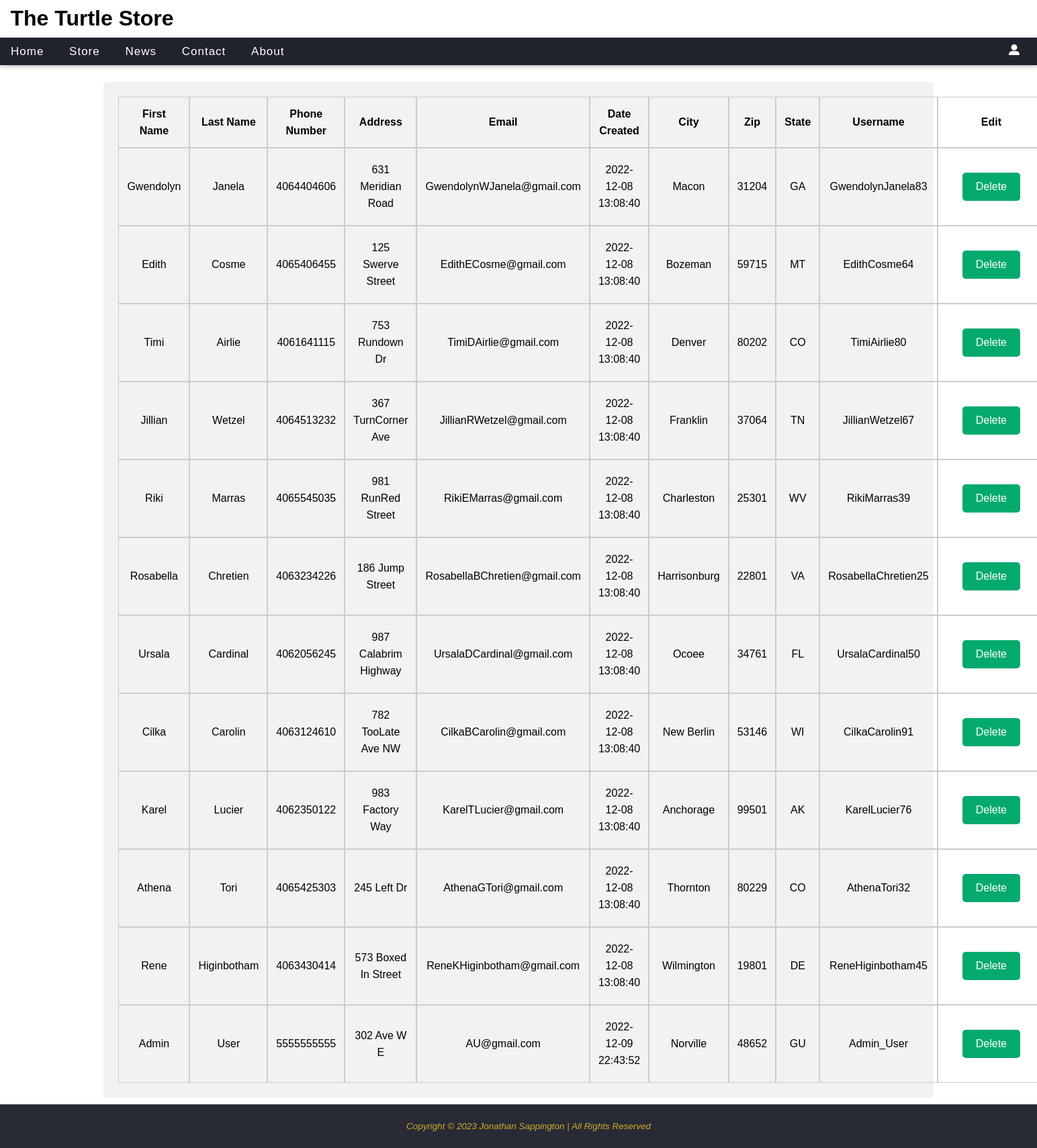
The page /Website/admin.php (signed in) on the database its author committed.
### tables this page shows
CREATE TABLE `new_user` (
  `user_id` int(10) UNSIGNED NOT NULL,
  `user_fname` varchar(20) NOT NULL,
  `user_lname` varchar(20) NOT NULL,
  `user_phone` char(10) NOT NULL,
  `user_address` varchar(50) NOT NULL,
  `user_email` varchar(50) DEFAULT NULL,
  `creation_date` datetime NOT NULL DEFAULT current_timestamp(),
  `city` varchar(20) NOT NULL,
  `zip` char(5) NOT NULL,
  `username` varchar(100) NOT NULL,
  `password` varchar(255) NOT NULL,
  `state_id` char(2) NOT NULL,
  `admin_status` int(1) NOT NULL DEFAULT 0
);

### Website/admin.php (the view, shortened to what this page needs)
<!DOCTYPE HTML>
<html>
	<head>
		<link href="styles.css" rel="stylesheet" media="screen">
		<?php
			require 'db_connect.php';
		?>
	</head>
	<body>
	<div id="wrapper">
		<main>
		<?php
			include 'menu.php';
			echo($output);
		?>
		<div id="fmData">
			<?php
				try{
					$sql = 'SELECT user_fname, user_lname, user_phone, user_address, user_email, creation_date, city, zip, state_id, username, user_id FROM new_user';
					echo('
					<div class="contactContainer">
							<form method="POST" action="admin.php">
							<table>
									<th>First Name</th>
									<th>Last Name</th>
									<th>Phone Number</th>
									<th>Address</th>
									<th>Email</th>
									<th>Date Created</th>
									<th>City</th>
									<th>Zip</th>
									<th>State</th>
									<th>Username</th>
									<th>Edit</th>
					');
					$ds = $pdo_users->query($sql);
					while(($row = $ds->fetch()) != null)
						{
							echo('
							<tr>
							<td>'.$row["user_fname"].'</td>
							<td>'.$row["user_lname"].'</td>
							<td>'.$row["user_phone"].'</td>
							<td>'.$row["user_address"].'</td>
							<td>'.$row["user_email"].'</td>
							<td>'.$row["creation_date"].'</td>
							<td>'.$row["city"].'</td>
							<td>'.$row["zip"].'</td>
							<td>'.$row["state_id"].'</td>
							<td>'.$row["username"].'</td>
							');
							echo('
							<td>
								<form method="POST" action="admin.php">
									<input type="hidden" name="user_id" value="'.$row["user_id"].'">
									<table>
										<tr>
											<td style="border: 0px;"><input type="submit" value="Delete" name="action" id="submit"></td>
										</tr>
									</table>
								</form>
							</td>
							</tr>');
						}
					echo('
							</table>
							</form>
							</div>
					');
				}
				catch(PDOEXCEPTION $e){
					echo("** ERROR **".$e->GetMessage()."<br> <br>");
				}
				catch(EXCEPTION $e){
					echo("** ERROR **".$e->GetMessage());
				}
			?>
		</div>
		</main>
		<footer>
			<p>Copyright &copy; <script>document.write(new Date().getFullYear())</script> Jonathan Sappington | All Rights Reserved</p>
		</footer>
	</body>
</html>

### Website/db_connect.php (shortened to what this page needs)
<?php
	try
	{
		$output = "<br>";
	}
	catch(PDOException $e)
	{
		$output = "Unable to Connect".$e->getMessage()."<br>";
		echo($output);
		die (mysql_error());
	}
?>

### Website/menu.php (shortened to what this page needs)
<h1>The Turtle Store</h1>
<nav style="">
	<a href="index.php">Home</a>
	<a href="m_page1.php">Store</a>
	<?php
		if(isset($_SESSION["LoginStatus"]) && $_SESSION["LoginStatus"] == true)
		{
			echo('
				<a href="m_page2.php">News</a>
				<div class="Avatar"><div class="dropdown">
				  <button onclick="myFunction()" class="dropbtn"><div class="fas fa-user-alt ign_btn"></div></button>
				  <div id="myDropdown" class="dropdown-content">
					'."<a href='Account.php'>".$_SESSION["user_fname"]." ".$_SESSION["user_lname"]."</a>".'
					');
					echo('<a href="logout.php">Logout</a>
				  </div>
				</div>
				</div>
			');
		}
		else
		{
			echo(
				'<div class="Avatar"><a href="sign_up.php">Sign-up</a></div>
				<div class="Avatar"><a href="login.php">Login</a></div>'
			);
		}
	?>
	<a href="contact.php">Contact</a>
	<a href="about.php">About</a>
</nav>

### Website/styles.css (style rules this page uses)
p { text-indent: 10px; font-size: 1.2em; }
body { background-color: #fff; color: #000; font-family: sans-serif; line-height: 25px; clear: both; background-size: 100%; }
footer { text-align: center; font-size: 0.7em; font-style: italic; padding: 10px; clear: both; }
footer p { width: 100%; }
nav a { border: none; display: inline-block; padding: 8px 16px; vertical-align: middle; overflow: hidden; text-decoration: none; color: inherit; background-color: inherit; text-align: center; cursor: pointer; white-space: nowrap; }
a:link, a:visited { color: #FFF; }
#wrapper main, #wrapper nav { width:100%; height: 100%; margin-right: auto; margin-left: auto; }
#fmData table { margin: auto; width: 50%; }
td { text-align: center; }
th { color: white; padding: 20px; }
td input { text-align: left; width: 99%; padding-top: 10px; padding-bottom: 10px; }
td select, #submit, button { text-align: left; width: 100%; padding-top: 10px; padding-bottom: 10px; text-align: center; }
#submit { text-align: center; }
table { width: 90%; margin: auto; border-spacing: 0; }
input, select, button { background-color: #705F49; border: 3px solid #705F49; border-radius: 10px; color: white; font-size: 1em; text-align: left; width: 100%; padding-top: 10px; padding-bottom: 10px; text-align: center; }
* { margin: 0; padding: 0; box-sizing: border-box; }
p { margin: 10px; }
nav { font-size: 17px; background-color: #20222E; color: #f1f1f1; width: 100%; padding: 0; letter-spacing: 1px; font-family: 'Source Sans Pro', sans-serif; box-shadow: 0 2px 5px 0 rgba(0,0,0,0.16),0 2px 10px 0 rgba(0,0,0,0.12); overflow: hidden; }
footer { background-color: #282A35; margin-top: 10px; }
footer p { color: #D3AC2B; }
nav ::before, nav ::after { box-sizing: inherit; }
h1 { margin: 1%; }
td #submit { cursor:pointer; text-align: center; }
td { color: white; }
#fmData { width: 80%; margin: auto; }
.dropbtn { cursor: pointer; }
.dropdown { float: left; overflow: hidden; }
.dropdown .dropbtn { font-size: 16px; border: none; outline: none; color: white; padding-left: 16px; padding-right: 16px; background-color: inherit; font-family: inherit; margin: 0; }
.ign_btn { pointer-events: none; }
.Avatar { border: none; display: inline-block; vertical-align: middle; overflow: hidden; text-decoration: none; color: black; background-color: inherit; text-align: center; white-space: nowrap; float: right; margin-right: 10px; margin-left: 10px; }
body, html { height: 100%; margin: 0; font-family: Arial, Helvetica, sans-serif; }
.contactContainer table { width: 100%; padding: 12px; margin-top: 16px; margin-bottom: 16px; color: black; }
.contactContainer table td, .contactContainer table th { padding: 12px; margin-top: 16px; margin-bottom: 16px; color: black; border: 1px solid #ccc; }
.contactContainer #submit, .contactContainer select { background-color: #04AA6D; color: white; padding: 12px 20px; border: none; cursor: pointer; }
.contactContainer input { border-radius: 5px; background-color: #f2f2f2; color: black; padding: 10px; }
.contactContainer { border-radius: 5px; background-color: #f2f2f2; padding: 10px; }

### rows shown on the page
new_user: user_fname "Gwendolyn", user_lname "Janela", user_phone "4064404606", user_address "631 Meridian Road", user_email "GwendolynWJanela@gmail.com", creation_date "2022-12-08 13:08:40", city "Macon", zip "31204", state "GA", username "GwendolynJanela83"
new_user: user_fname "Edith", user_lname "Cosme", user_phone "4065406455", user_address "125 Swerve Street", user_email "EdithECosme@gmail.com", creation_date "2022-12-08 13:08:40", city "Bozeman", zip "59715", state "MT", username "EdithCosme64"
new_user: user_fname "Timi", user_lname "Airlie", user_phone "4061641115", user_address "753 Rundown Dr", user_email "TimiDAirlie@gmail.com", creation_date "2022-12-08 13:08:40", city "Denver", zip "80202", state "CO", username "TimiAirlie80"
new_user: user_fname "Jillian", user_lname "Wetzel", user_phone "4064513232", user_address "367 TurnCorner Ave", user_email "JillianRWetzel@gmail.com", creation_date "2022-12-08 13:08:40", city "Franklin", zip "37064", state "TN", username "JillianWetzel67"
new_user: user_fname "Riki", user_lname "Marras", user_phone "4065545035", user_address "981 RunRed Street", user_email "RikiEMarras@gmail.com", creation_date "2022-12-08 13:08:40", city "Charleston", zip "25301", state "WV", username "RikiMarras39"
new_user: user_fname "Rosabella", user_lname "Chretien", user_phone "4063234226", user_address "186 Jump Street", user_email "RosabellaBChretien@gmail.com", creation_date "2022-12-08 13:08:40", city "Harrisonburg", zip "22801", state "VA", username "RosabellaChretien25"
new_user: user_fname "Ursala", user_lname "Cardinal", user_phone "4062056245", user_address "987 Calabrim Highway", user_email "UrsalaDCardinal@gmail.com", creation_date "2022-12-08 13:08:40", city "Ocoee", zip "34761", state "FL", username "UrsalaCardinal50"
new_user: user_fname "Cilka", user_lname "Carolin", user_phone "4063124610", user_address "782 TooLate Ave NW", user_email "CilkaBCarolin@gmail.com", creation_date "2022-12-08 13:08:40", city "New Berlin", zip "53146", state "WI", username "CilkaCarolin91"
new_user: user_fname "Karel", user_lname "Lucier", user_phone "4062350122", user_address "983 Factory Way", user_email "KarelTLucier@gmail.com", creation_date "2022-12-08 13:08:40", city "Anchorage", zip "99501", state "AK", username "KarelLucier76"
new_user: user_fname "Athena", user_lname "Tori", user_phone "4065425303", user_address "245 Left Dr", user_email "AthenaGTori@gmail.com", creation_date "2022-12-08 13:08:40", city "Thornton", zip "80229", state "CO", username "AthenaTori32"
new_user: user_fname "Rene", user_lname "Higinbotham", user_phone "4063430414", user_address "573 Boxed In Street", user_email "ReneKHiginbotham@gmail.com", creation_date "2022-12-08 13:08:40", city "Wilmington", zip "19801", state "DE", username "ReneHiginbotham45"
new_user: user_fname "Admin", user_lname "User", user_phone "5555555555", user_address "302 Ave W E", user_email "AU@gmail.com", creation_date "2022-12-09 22:43:52", city "Norville", zip "48652", state "GU", username "Admin_User"
